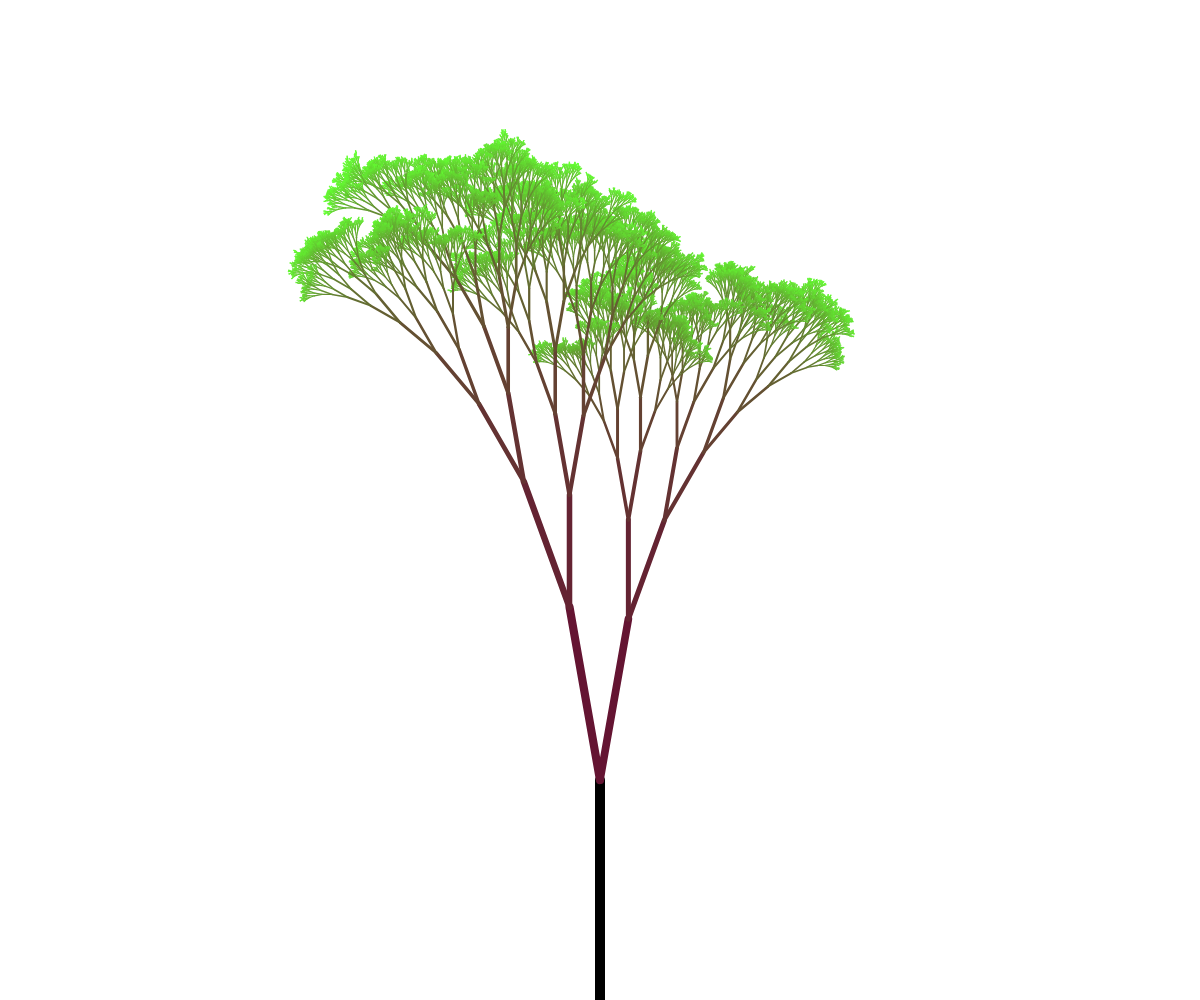
Frame 1 (no input)
Frame 60 (no input): identical to frame 1, image omitted
Frame 120 (the mouse pressed at the canvas centre since frame 60): identical to frame 1, image omitted

The p5.js sketch that drew this single still picture (run headless with seeded random() and noise() and a simulated clock; from frame 60 on, the mouse is pressed at the canvas centre):

// p5.js sketch
// ── sketch.js
// Growing Trees
// Lucas F
// Nov 26, 2025
 
let angle = 10;

function setup() {
  createCanvas(windowWidth, windowHeight);
  angleMode(DEGREES);
  translate(width/2, height);
  
  branch(220,20);
}

function draw() {
  // background(220);
  angle = map(mouseX, 0, width, 0,random(100,180));
  angle = (random(100,180));
  
}

function branch(len,g){
  
  let t = map(len, 2, 220, 1, 10);
  strokeWeight(t);

  line(0,0,0,-len);
  
  translate(0,-len);
  stroke(100,g,50);

  if(len > 2){ // recursive case
    push();
      rotate(angle);
      branch(len*random(0.6,0.8), g + 15);
    pop();
    push();
      rotate(-angle);
      branch(len*random(0.6,0.8), g + 15);
    pop();
  }
}
